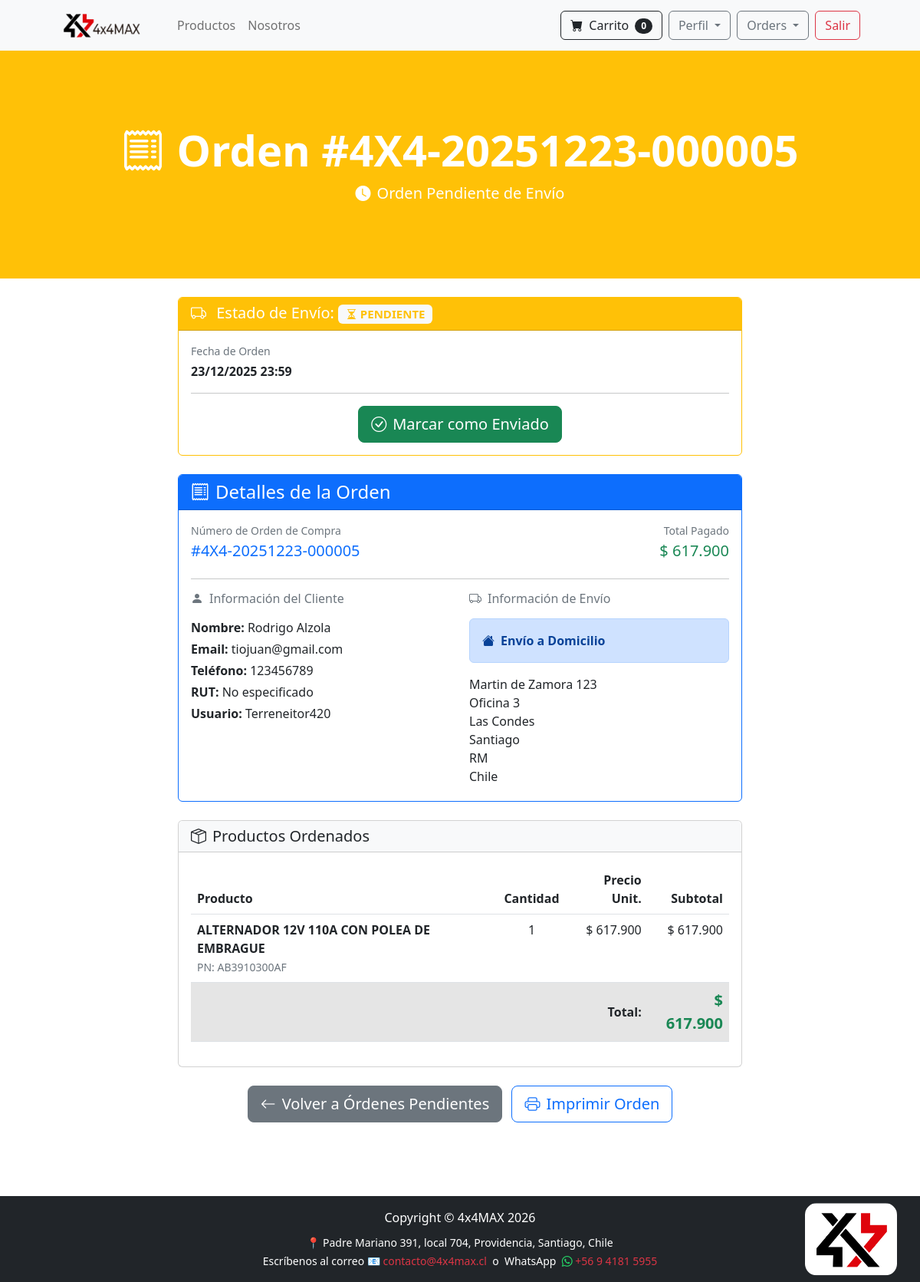
Screenshot of /payment/order/5 (signed in) with the database file from the repository.
### payment/models.py (models this page shows, shortened)
class Order(models.Model):
    PAYMENT_METHOD_CHOICES = [
        ('transbank', 'Transbank'),
        ('bank_transfer', 'Transferencia Bancaria'),
    ]
    ORDER_STATUS_CHOICES = [
        ('pending', 'Pendiente'),
        ('paid', 'Pagado'),
        ('shipped', 'Enviado'),
        ('completed', 'Completado'),
        ('cancelled', 'Cancelado'),
    ]
    user = models.ForeignKey(User, on_delete=models.CASCADE, null=True, blank=True)
    full_name = models.CharField(max_length=250)
    email = models.EmailField(max_length=250)
    phone = models.CharField(max_length=20)
    id_number = models.CharField(max_length=10, default='', validators=[validar_rut], help_text='Formato: 12345678-9')
    shipping_address = models.TextField(max_length=15000)
    workshop = models.ForeignKey('workshop.Workshop', on_delete=models.SET_NULL, null=True, blank=True)
    amount_pay = models.DecimalField(max_digits=10, decimal_places=2)
    date_order = models.DateTimeField(auto_now_add=True)
    shipped = models.BooleanField(default=False)
    date_shipped = models.DateTimeField(blank=True, null=True)
    has_international_items = models.BooleanField(default=False)
    buy_order = models.CharField(max_length=50, unique=True, null=True, blank=True, db_index=True)
    payment_method = models.CharField(max_length=20, choices=PAYMENT_METHOD_CHOICES, default='transbank')
    order_status = models.CharField(max_length=20, choices=ORDER_STATUS_CHOICES, default='pending')
    transaction_date = models.DateTimeField(null=True, blank=True)
    authorization_code = models.CharField(max_length=50, null=True, blank=True)
    payment_type_code = models.CharField(max_length=10, null=True, blank=True)  # VD, VN, etc.
    installments_number = models.IntegerField(null=True, blank=True)
    card_number = models.CharField(max_length=20, null=True, blank=True)  # últimos 4 dígitos
    session_id = models.CharField(max_length=100, null=True, blank=True)
    accounting_date = models.CharField(max_length=10, null=True, blank=True)
    transaction_status = models.CharField(max_length=50, null=True, blank=True)
    coupon = models.ForeignKey('Coupon', on_delete=models.SET_NULL, null=True, blank=True)
    coupon_discount = models.DecimalField(max_digits=10, decimal_places=2, default=0)
    amount_before_discount = models.DecimalField(max_digits=10, decimal_places=2, default=0)
    class Meta:
        ordering = ['-date_order']

class OrderItem(models.Model):
    order = models.ForeignKey(Order, on_delete=models.CASCADE, null=True)
    product = models.ForeignKey(Product, on_delete=models.CASCADE, null=True)
    user = models.ForeignKey(User, on_delete=models.CASCADE, null=True, blank=True)
    quantity = models.PositiveBigIntegerField(default=1)
    price = models.DecimalField(max_digits=10, decimal_places=2)
    is_international = models.BooleanField(default=False)
    def get_total(self):
        return self.price * self.quantity

### store/models.py (models this page shows, shortened)
class Product(models.Model):
    sku = models.CharField(max_length=50, unique=True, blank=True, null=True)
    name = models.CharField(max_length=100)
    part_number = models.CharField(max_length=50, default='', blank=True, null=True)
    price = models.DecimalField(default=0, decimal_places=2, max_digits=10)
    category = models.ForeignKey(Category, on_delete=models.CASCADE, default=1)
    subcategory = models.CharField(max_length=100, default='', blank=True, null=True)
    description = models.CharField(max_length=250, default='', blank=True, null=True)
    image = models.URLField(max_length=500, blank=True, null=True) # models.ImageField(upload_to='uploads/product/')
    is_sale = models.BooleanField(default=False)
    sale_price = models.DecimalField(default=0, decimal_places=2, max_digits=10)
    weight_kg = models.DecimalField(default=0, decimal_places=3, max_digits=10)
    length_cm = models.DecimalField(default=0, decimal_places=3, max_digits=10)
    height_cm = models.DecimalField(default=0, decimal_places=3, max_digits=10)
    width_cm = models.DecimalField(default=0, decimal_places=3, max_digits=10)
    volume_m3 = models.DecimalField(default=0, decimal_places=6, max_digits=15)
    motor = models.CharField(max_length=100, default='', blank=True, null=True)
    stock = models.IntegerField(default=0)
    stock_international = models.IntegerField(default=0)
    tariff_code = models.CharField(max_length=50, default='', blank=True, null=True)
    provider = models.ForeignKey(Provider, on_delete=models.CASCADE, null=True, blank=True)
    recommended_quantities = models.CharField(max_length=200, default='', blank=True, null=True)

### payment/views.py (the view, shortened to what this page needs)
# urls.py: path('order/<int:pk>', views.orders, name='orders'),
def orders(request, pk):
    if request.user.is_authenticated and request.user.is_superuser:
        order = Order.objects.get(id=pk)
        items = OrderItem.objects.filter(order=pk)
        return render(request, "payment/orders.html", {"order": order, "items": items})
    else:
        messages.success(request, "Access Denied.")
        return redirect('home')

### cart/cart.py (called while the page is built)
    def __len__(self):
        return len(self.cart)

### cart/context_processor.py (called while the page is built)
def cart(request):
    return {'cart': Cart(request)}

### store/templatetags/custom_filters.py (called while the page is built)
@register.filter
def currency_format(value):
    try:
        value = float(value)
        value = int(value)
        return f"{value:,}".replace(',', '.')
    except (ValueError, TypeError):
        return value

### payment/templates/payment/orders.html (shortened to what this page needs)
{% extends 'base.html' %}
{% load custom_filters %}
{% block content %}
<header class="{% if order.shipped %}bg-success{% else %}bg-warning{% endif %} py-5">
  <div class="container px-4 px-lg-5 my-5">
    <div class="text-center text-white">
      <h1 class="display-4 fw-bolder">
        <i class="bi bi-receipt me-3"></i>Orden #{{ order.buy_order|default:order.id }}
      </h1>
      <p class="lead fw-normal mb-0">
        {% if order.shipped %}
          <i class="bi bi-check-circle-fill me-2"></i>Orden Enviada
        {% else %}
          <i class="bi bi-clock-fill me-2"></i>Orden Pendiente de Envío
        {% endif %}
      </p>
    </div>
  </div>
</header>
<br/>
<div class="container">
  <div class="row justify-content-center">
    <div class="col-lg-8">
      <div class="card mb-4 {% if order.shipped %}border-success{% else %}border-warning{% endif %}">
        <div class="card-header {% if order.shipped %}bg-success{% else %}bg-warning{% endif %} text-white">
          <h5 class="mb-0">
            <i class="bi bi-truck me-2"></i>
            Estado de Envío:
            {% if order.shipped %}
              <span class="badge bg-light text-success">
                <i class="bi bi-check-circle-fill"></i> ENVIADO
              </span>
            {% else %}
              <span class="badge bg-light text-warning">
                <i class="bi bi-hourglass-split"></i> PENDIENTE
              </span>
            {% endif %}
          </h5>
        </div>
        <div class="card-body">
          <div class="row">
            <div class="col-md-6">
              <small class="text-muted d-block mb-1">Fecha de Orden</small>
              <strong>{{ order.date_order|date:"d/m/Y H:i" }}</strong>
            </div>
          </div>
          <hr class="my-3">
          <div class="text-center">
            {% if not order.shipped %}
            <form method="POST" class="d-inline">
              <button type="submit" class="btn btn-success btn-lg">
                <i class="bi bi-check-circle me-2"></i>Marcar como Enviado
              </button>
            </form>
            {% endif %}
          </div>
        </div>
      </div>
      <div class="card mb-4 border-primary">
        <div class="card-header bg-primary text-white">
          <h4 class="mb-0"><i class="bi bi-receipt me-2"></i>Detalles de la Orden</h4>
        </div>
        <div class="card-body">
          <div class="row mb-3">
            <div class="col-md-6">
              <small class="text-muted d-block mb-1">Número de Orden de Compra</small>
              <h5 class="text-primary">#{{ order.buy_order|default:order.id }}</h5>
            </div>
            <div class="col-md-6 text-md-end">
              <small class="text-muted d-block mb-1">Total Pagado</small>
              <h5 class="text-success">$ {{ order.amount_pay|currency_format }}</h5>
            </div>
          </div>
          <hr>
          <div class="row">
            <div class="col-md-6">
              <h6 class="text-muted mb-3"><i class="bi bi-person-fill me-2"></i>Información del Cliente</h6>
              <p class="mb-1"><strong>Nombre:</strong> {{ order.full_name }}</p>
              <p class="mb-1"><strong>Email:</strong> {{ order.email }}</p>
              <p class="mb-1"><strong>Teléfono:</strong> {{ order.phone }}</p>
              <p class="mb-1"><strong>RUT:</strong> {{ order.id_number|default:"No especificado" }}</p>
              {% if order.user %}
              <p class="mb-1"><strong>Usuario:</strong> {{ order.user.username }}</p>
              {% else %}
              <p class="mb-1"><span class="badge bg-secondary">Usuario Invitado</span></p>
              {% endif %}
            </div>
            <div class="col-md-6">
              <h6 class="text-muted mb-3"><i class="bi bi-truck me-2"></i>Información de Envío</h6>
              {% if order.workshop %}
                <div class="alert alert-info">
                  <strong><i class="bi bi-tools me-2"></i>Envío a Taller</strong>
                  <p class="mb-0 mt-2">El pedido fue enviado al taller seleccionado.</p>
                </div>
                <p class="mb-1"><strong>Taller:</strong> {{ order.workshop.name }}</p>
                <p class="mb-1"><strong>Dirección:</strong> {{ order.workshop.address1 }}</p>
                <p class="mb-1">{{ order.workshop.commune }}, {{ order.workshop.city }}</p>
                <p class="mb-1"><strong>Teléfono:</strong> {{ order.workshop.phone }}</p>
                {% if order.workshop.email %}
                <p class="mb-1"><strong>Email:</strong> {{ order.workshop.email }}</p>
                {% endif %}
              {% else %}
                <div class="alert alert-primary">
                  <strong><i class="bi bi-house-fill me-2"></i>Envío a Domicilio</strong>
                </div>
                <p class="mb-1" style="white-space: pre-line;">{{ order.shipping_address }}</p>
              {% endif %}
            </div>
          </div>
        </div>
      </div>
      <div class="card mb-4">
        <div class="card-header bg-light">
          <h5 class="mb-0"><i class="bi bi-box-seam me-2"></i>Productos Ordenados</h5>
        </div>
        <div class="card-body">
          <div class="table-responsive">
            <table class="table table-hover">
              <thead>
                <tr>
                  <th>Producto</th>
                  <th class="text-center">Cantidad</th>
                  <th class="text-end">Precio Unit.</th>
                  <th class="text-end">Subtotal</th>
                </tr>
              </thead>
              <tbody>
                {% for item in items %}
                <tr>
                  <td>
                    <strong>{{ item.product.name }}</strong>
                    {% if item.product.part_number %}
                    <br><small class="text-muted">PN: {{ item.product.part_number }}</small>
                    {% endif %}
                  </td>
                  <td class="text-center">{{ item.quantity }}</td>
                  <td class="text-end">$ {{ item.price|currency_format }}</td>
                  <td class="text-end">$ {{ item.get_total|currency_format }}</td>
                </tr>
                {% endfor %}
              </tbody>
              <tfoot>
                <tr class="table-active">
                  <td colspan="3" class="text-end"><strong>Total:</strong></td>
                  <td class="text-end"><strong class="text-success fs-5">$ {{ order.amount_pay|currency_format }}</strong></td>
                </tr>
              </tfoot>
            </table>
          </div>
        </div>
      </div>
      <div class="text-center mb-5">
        {% if order.shipped %}
          <a href="{% url 'shipped_order_dash' %}" class="btn btn-secondary btn-lg me-2">
            <i class="bi bi-arrow-left me-2"></i>Volver a Órdenes Enviadas
          </a>
        {% else %}
          <a href="{% url 'confirmed_order_dash' %}" class="btn btn-secondary btn-lg me-2">
            <i class="bi bi-arrow-left me-2"></i>Volver a Órdenes Pendientes
          </a>
        {% endif %}
        <button onclick="window.print()" class="btn btn-outline-primary btn-lg">
          <i class="bi bi-printer me-2"></i>Imprimir Orden
        </button>
      </div>
    </div>
  </div>
</div>
<br/><br/>
{% endblock %}

### store/templates/base.html (style rules this page uses)
html, body { height: 100%; margin: 0; }

### rows the page displays
Order: buy_order "4X4-20251223-000005", date_order "23/12/2025 23:59", amount_pay "617.900", full_name "Rodrigo Alzola", email "tiojuan@gmail.com", phone "123456789", id_number "No especificado", user.username "Terreneitor420", shipping_address "Martin de Zamora 123 Oficina 3 Las Condes Santiago RM Chile"
OrderItem: product.name "ALTERNADOR 12V 110A CON POLEA DE EMBRAGUE", product.part_number "AB3910300AF", quantity "1", price "617.900", get_total "617.900"

### other values shown
{{ cart|length }} "0"
